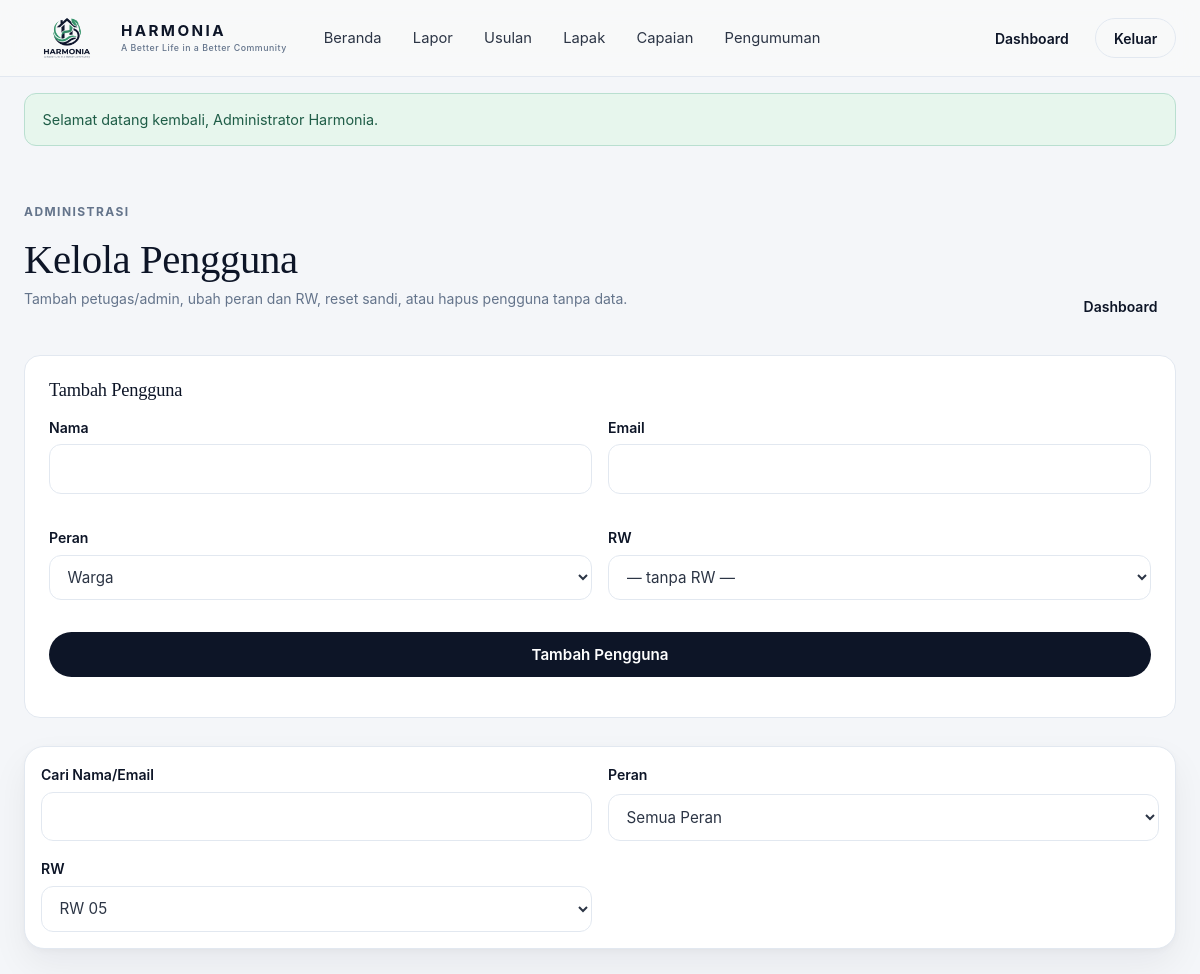
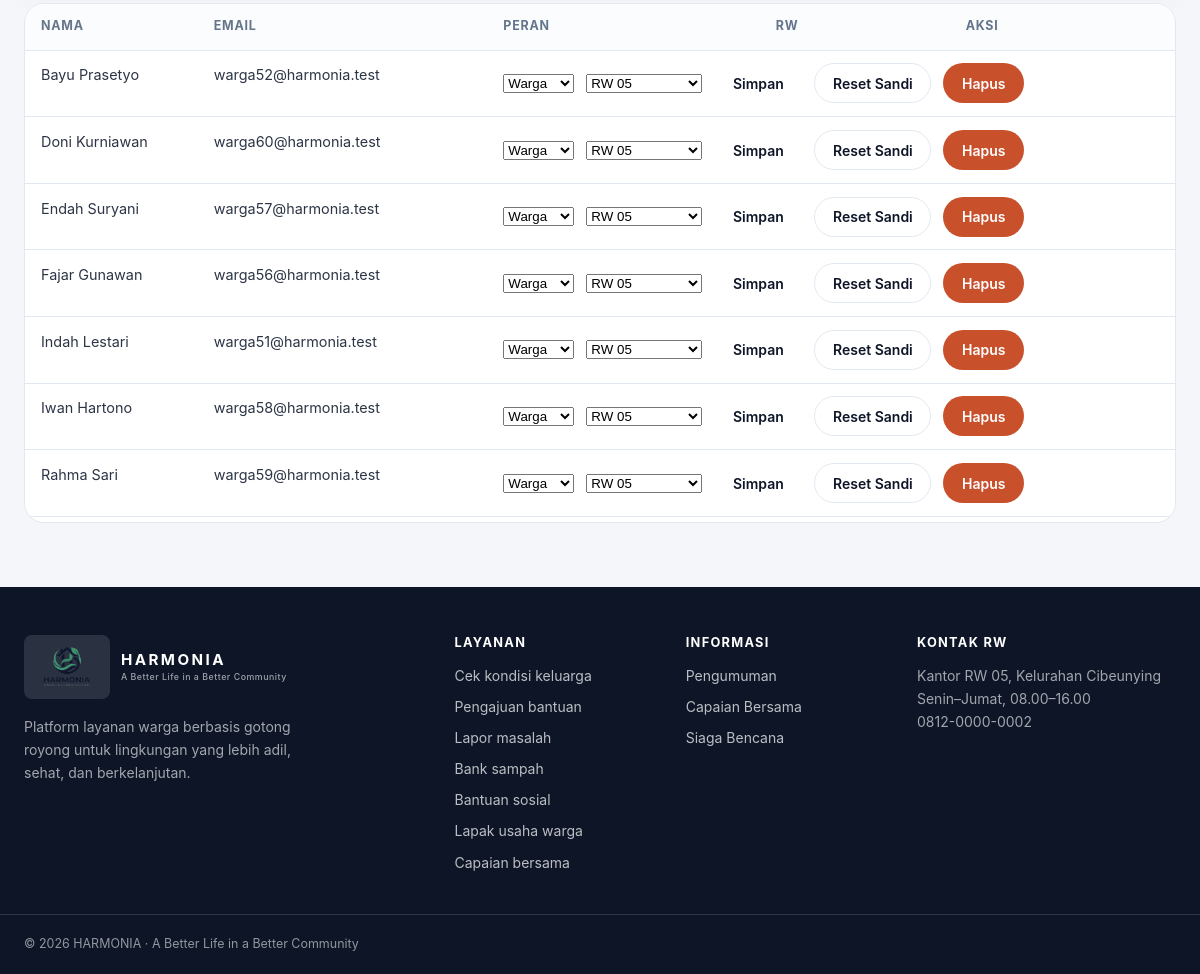
The app's page /admin/pengguna.php?rw=5 (signed in) with its own data (2 pictures, top to bottom).
### tables this page shows
CREATE TABLE users (
  id INT AUTO_INCREMENT PRIMARY KEY,
  nama VARCHAR(80) NOT NULL,
  email VARCHAR(100) NOT NULL UNIQUE,
  password_hash VARCHAR(255) NOT NULL,
  role ENUM('warga','petugas','admin') NOT NULL DEFAULT 'warga',
  rw_id INT NULL,
  no_hp VARCHAR(20) NULL,
  foto VARCHAR(120) NULL,
  created_at DATETIME DEFAULT CURRENT_TIMESTAMP,
  FOREIGN KEY (rw_id) REFERENCES rw(id) ON DELETE SET NULL
);

CREATE TABLE rw (
  id INT AUTO_INCREMENT PRIMARY KEY,
  nama VARCHAR(30) NOT NULL,
  kelurahan VARCHAR(60) NOT NULL,
  created_at DATETIME DEFAULT CURRENT_TIMESTAMP
);

### includes/helpers.php (called while the page is built, shortened)
<?php
function e($v): string
{
    return htmlspecialchars((string)$v, ENT_QUOTES, 'UTF-8');
}
function old(string $key, string $default = ''): string
{
    return e($_POST[$key] ?? $default);
}

### admin/pengguna.php (the view, shortened to what this page needs)
<?php
require_once __DIR__ . '/../config/auth.php';
$errors = [];
$rwList = $pdo->query('SELECT id, nama FROM rw ORDER BY nama')->fetchAll();
$roleList = ['warga', 'petugas', 'admin'];
$q = trim((string)($_GET['q'] ?? ''));
$fRw = (int)($_GET['rw'] ?? 0);
$sql = 'SELECT us.*, rw.nama AS rw FROM users us LEFT JOIN rw ON rw.id = us.rw_id';
$where = [];
$params = [];
if ($fRw) {
    $where[] = 'us.rw_id = ?';
    $params[] = $fRw;
}
if ($where) {
    $sql .= ' WHERE ' . implode(' AND ', $where);
}
$sql .= ' ORDER BY us.role, us.nama LIMIT 200';
$st = $pdo->prepare($sql);
$st->execute($params);
$data = $st->fetchAll();
?>
<?php include ROOT_DIR . '/includes/header.php'; ?>
<section class="dash">
    <div class="container">
        <div class="dash__head">
            <div>
                <p class="eyebrow">Administrasi</p>
                <h1>Kelola Pengguna</h1>
                <p class="small">Tambah petugas/admin, ubah peran dan RW, reset sandi, atau hapus pengguna tanpa data.</p>
            </div>
            <a class="btn btn--ghost btn--sm" href="<?= BASE ?>/dashboard/admin.php">Dashboard</a>
        </div>
        <div class="panel">
            <h3>Tambah Pengguna</h3>
            <form method="post" class="form-grid" data-busy>
                <div class="field <?= isset($errors['nama']) ? 'field--error' : '' ?>">
                    <label for="nama">Nama</label>
                    <input id="nama" name="nama" required minlength="3" maxlength="80" value="<?= old('nama') ?>">
                </div>
                <div class="field <?= isset($errors['email']) ? 'field--error' : '' ?>">
                    <label for="email">Email</label>
                    <input id="email" name="email" type="email" required maxlength="100" value="<?= old('email') ?>">
                </div>
                <div class="field <?= isset($errors['role']) ? 'field--error' : '' ?>">
                    <label for="role">Peran</label>
                    <select id="role" name="role" required>
                        <?php foreach ($roleList as $r) : ?>
                            <option value="<?= $r ?>" <?= ($_POST['role'] ?? '') === $r ? 'selected' : '' ?>><?= ucfirst($r) ?></option>
                        <?php endforeach; ?>
                    </select>
                </div>
                <div class="field <?= isset($errors['rw_id']) ? 'field--error' : '' ?>">
                    <label for="rw_id">RW</label>
                    <select id="rw_id" name="rw_id">
                        <option value="">— tanpa RW —</option>
                    </select>
                </div>
                <div class="field field--full">
                    <button class="btn btn--primary" type="submit">Tambah Pengguna</button>
                </div>
            </form>
        </div>
        <form method="get" class="form-card mt-3" style="padding:1rem">
            <div class="form-grid">
                <div class="field" style="margin-bottom:0">
                    <label for="q">Cari Nama/Email</label>
                    <input id="q" name="q" value="<?= e($q) ?>">
                </div>
                <div class="field" style="margin-bottom:0">
                    <label for="fr">Peran</label>
                    <select id="fr" name="role" onchange="this.form.submit()">
                        <option value="">Semua Peran</option>
                    </select>
                </div>
                <div class="field" style="margin-bottom:0">
                    <label for="frw">RW</label>
                    <select id="frw" name="rw" onchange="this.form.submit()">
                        <?php foreach ($rwList as $r) : ?>
                            <option value="<?= (int)$r['id'] ?>" <?= $fRw === (int)$r['id'] ? 'selected' : '' ?>><?= e($r['nama']) ?></option>
                        <?php endforeach; ?>
                    </select>
                </div>
            </div>
        </form>
        <div class="table-wrap table-wrap--scroll mt-3">
            <table class="data">
                <thead><tr><th>Nama</th><th>Email</th><th>Peran</th><th>RW</th><th>Aksi</th></tr></thead>
                <tbody>
                <?php foreach ($data as $us) : ?>
                    <tr>
                        <td><?= e($us['nama']) ?><?= (int)$us['id'] === (int)$u['id'] ? ' <span class="chip chip--accent">Anda</span>' : '' ?></td>
                        <td><?= e($us['email']) ?></td>
                        <td colspan="3">
                            <form method="post" class="form-actions" style="margin:0;flex-wrap:wrap">
                                <select name="role" aria-label="Peran <?= e($us['nama']) ?>">
                                    <?php foreach ($roleList as $r) : ?>
                                        <option value="<?= $r ?>" <?= $us['role'] === $r ? 'selected' : '' ?>><?= ucfirst($r) ?></option>
                                    <?php endforeach; ?>
                                </select>
                                <select name="rw_id" aria-label="RW <?= e($us['nama']) ?>">
                                    <?php foreach ($rwList as $r) : ?>
                                        <option value="<?= (int)$r['id'] ?>" <?= (int)$us['rw_id'] === (int)$r['id'] ? 'selected' : '' ?>><?= e($r['nama']) ?></option>
                                    <?php endforeach; ?>
                                </select>
                                <button class="btn btn--ghost btn--sm" type="submit">Simpan</button>
                                <button class="btn btn--outline btn--sm" type="submit" name="aksi" value="reset" formnovalidate>Reset Sandi</button>
                                <button class="btn btn--danger btn--sm" type="submit" name="aksi" value="hapus" formnovalidate
                                        onclick="return confirm('Hapus pengguna ini?')">Hapus</button>
                            </form>
                        </td>
                    </tr>
                <?php endforeach; ?>
                </tbody>
            </table>
        </div>
    </div>
</section>
<?php include ROOT_DIR . '/includes/footer.php'; ?>

### assets/css/style.css (style rules this page uses)
:root { --lime: #B8F53B; --lime-dark: #84cc16; --navy: #0D1527; --navy-hover: #16223D; --slate: #2C3545; --muted: #64748B; --bg: #F4F6F9; --hero: #E8EEF5; --border: #E2E8F0; --white: #fff; --sage: #E7F6ED; --sage-ink: #1B7A53; --sky: #E4F1FD; --sky-ink: #1D68BD; --peach: #FDEEE9; --peach-ink: #C8502B; --lavender: #EFEBF9; --lavender-ink: #6D32D8; --radius: 20px; --radius-sm: 12px; --shadow-soft: 0 16px 36px rgba(13, 21, 39, .06), 0 2px 6px rgba(13, 21, 39, .03); --shadow-lift: 0 24px 48px rgba(13, 21, 39, .12), 0 6px 14px rgba(13, 21, 39, .05); --serif: Georgia, "Times New Roman", Times, serif; --sans: -apple-system, BlinkMacSystemFont, "Segoe UI", Roboto, Helvetica, Arial, sans-serif; }
* { box-sizing: border-box; }
html { scroll-behavior: smooth; }
body { margin: 0; background: var(--bg); color: var(--slate); font: 400 1rem/1.65 var(--sans); -webkit-font-smoothing: antialiased; }
a { color: var(--navy); text-decoration: none; }
h1, h2, h3 { font-family: var(--serif); font-weight: 400; color: var(--navy); line-height: 1.18; margin: 0 0 .6rem; letter-spacing: -.01em; }
h1 { font-size: clamp(2.4rem, 5vw, 4rem); }
h3 { font-size: 1.25rem; }
p { margin: 0 0 1rem; color: var(--muted); }
.container { width: 100%; max-width: 1240px; margin: 0 auto; padding: 0 1.5rem; }
.eyebrow { font-size: .75rem; font-weight: 700; letter-spacing: .12em; text-transform: uppercase; color: var(--muted); margin: 0 0 .9rem; }
.small { font-size: .875rem; }
.mt-3 { margin-top: 1.75rem; }
.btn { display: inline-flex; align-items: center; justify-content: center; gap: .5rem; min-height: 44px; padding: .75rem 1.5rem; border-radius: 9999px; border: 1px solid transparent; font: 600 .95rem var(--sans); cursor: pointer; transition: transform .18s ease, box-shadow .18s ease, background .18s ease, color .18s ease; }
.btn--primary { background: var(--navy); color: #fff; }
.btn--outline { background: transparent; border-color: var(--border); color: var(--navy); }
.btn--ghost { background: transparent; color: var(--navy); }
.btn--danger { background: var(--peach-ink); color: #fff; }
.btn--sm { min-height: 40px; padding: .5rem 1.1rem; font-size: .875rem; }
.form-card { background: #fff; border: 1px solid var(--border); border-radius: var(--radius); padding: 1.75rem; box-shadow: var(--shadow-soft); }
.form-grid { display: grid; grid-template-columns: 1fr 1fr; gap: 1rem; }
.field { display: grid; gap: .35rem; margin-bottom: 1rem; }
.field--full { grid-column: 1 / -1; }
.field label { font-size: .88rem; font-weight: 600; color: var(--navy); }
.field input, .field select, .field textarea { width: 100%; padding: .7rem .85rem; border: 1px solid var(--border); border-radius: var(--radius-sm); font: inherit; font-size: .95rem; color: var(--slate); background: #fff; min-height: 44px; }
.form-actions { display: flex; align-items: center; gap: .75rem; margin-top: .5rem; }
.table-wrap { overflow-x: auto; border: 1px solid var(--border); border-radius: var(--radius); background: #fff; }
table.data { width: 100%; border-collapse: collapse; font-size: .9rem; }
table.data th, table.data td { padding: .8rem 1rem; text-align: left; border-top: 1px solid var(--border); vertical-align: top; }
table.data th { background: #fbfcfd; font-size: .78rem; text-transform: uppercase; letter-spacing: .06em; color: var(--muted); border-top: 0; }
.table-wrap--scroll { max-height: 65vh; overflow-y: auto; }
.table-wrap--scroll table.data th { position: sticky; top: 0; z-index: 1; }
.dash { padding: 2.5rem 0 4rem; }
.dash__head { display: flex; align-items: flex-end; justify-content: space-between; gap: 1.5rem; flex-wrap: wrap; margin-bottom: 1.75rem; }
.dash__head h1 { font-size: clamp(2rem, 3.4vw, 2.75rem); margin-bottom: .2rem; }
.panel { background: #fff; border: 1px solid var(--border); border-radius: 16px; padding: 1.5rem; }
.panel h3 { font-size: 1.15rem; margin-bottom: .9rem; }
.js .reveal { opacity: 0; transform: translateY(24px); transition: opacity .6s ease, transform .6s ease; }
.js .reveal.is-visible { opacity: 1; transform: none; }

### records on screen
users: nama "Bayu Prasetyo", email "warga52@harmonia.test", role "Warga", rw_id "RW 05"
users: nama "Doni Kurniawan", email "warga60@harmonia.test", role "Warga", rw_id "RW 05"
users: nama "Endah Suryani", email "warga57@harmonia.test", role "Warga", rw_id "RW 05"
users: nama "Fajar Gunawan", email "warga56@harmonia.test", role "Warga", rw_id "RW 05"
users: nama "Indah Lestari", email "warga51@harmonia.test", role "Warga", rw_id "RW 05"
users: nama "Iwan Hartono", email "warga58@harmonia.test", role "Warga", rw_id "RW 05"
users: nama "Rahma Sari", email "warga59@harmonia.test", role "Warga", rw_id "RW 05"

### other values on screen
$label "Beranda"
$label "Lapor"
$label "Usulan"
$label "Lapak"
$label "Capaian"
$label "Pengumuman"
$f['pesan'] "Selamat datang kembali, Administrator Harmonia."
$label "Cek kondisi keluarga"
$label "Pengajuan bantuan"
$label "Lapor masalah"
$label "Bank sampah"
$label "Bantuan sosial"
$label "Lapak usaha warga"
$label "Capaian bersama"
form field role "Warga"
